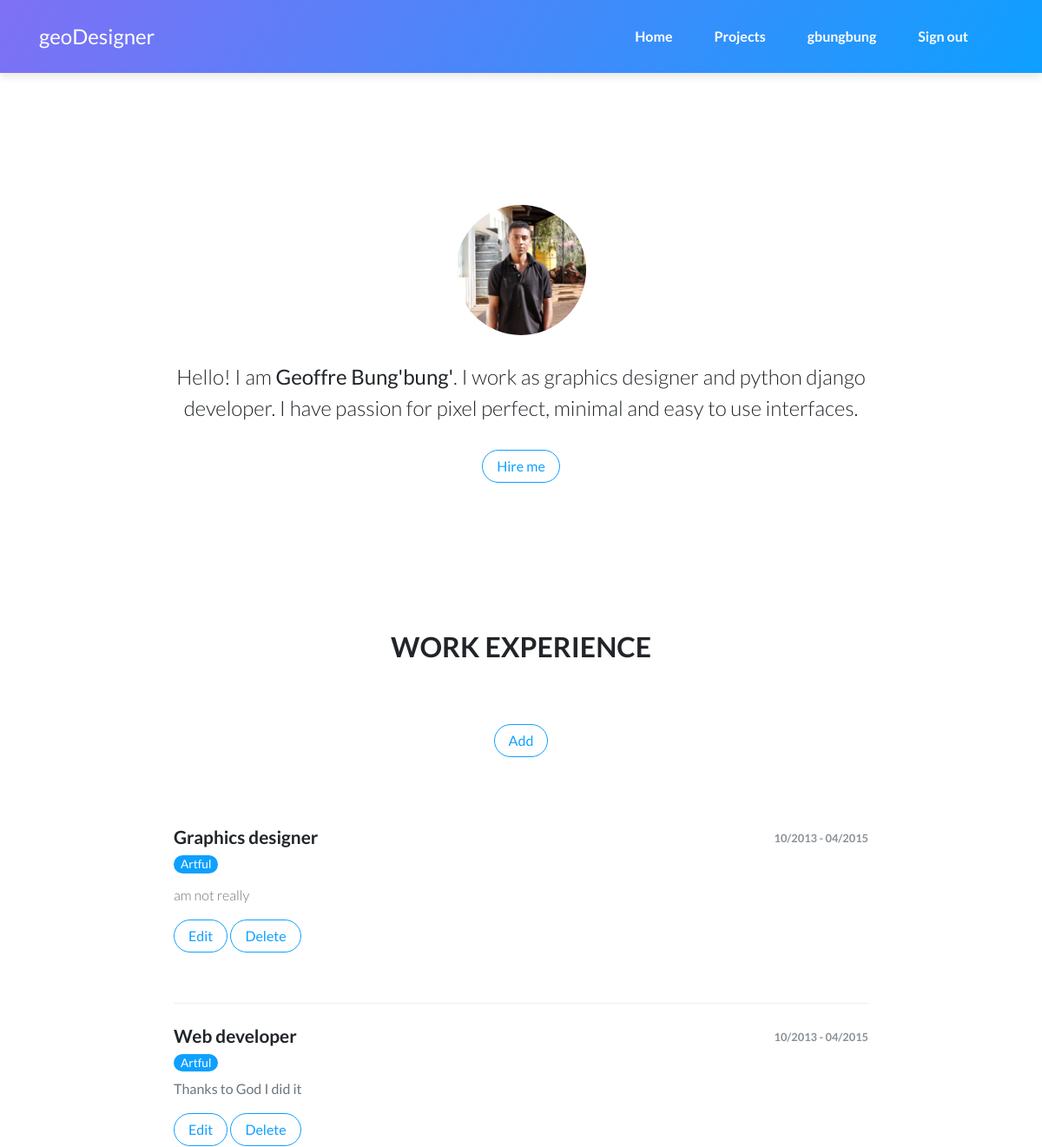
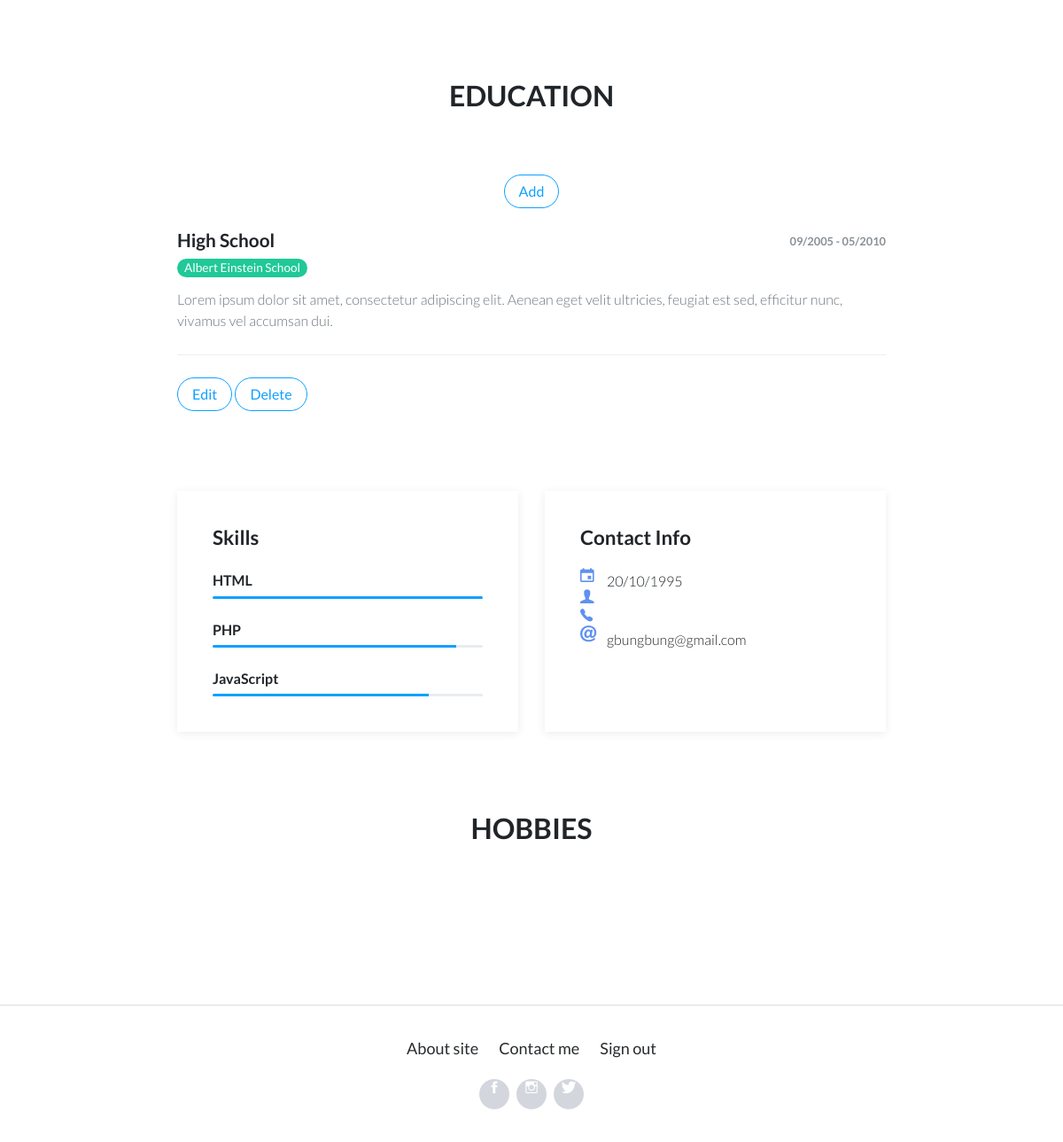
The app's page /resume/ (signed in) with its own data (2 pictures, top to bottom).
### portfolio/models.py (models this page shows, shortened)
class Profile(models.Model):
    user = models.OneToOneField(User, on_delete=models.CASCADE)
    prof_pic = models.ImageField(upload_to='user_directory_path')
    bio = models.TextField(max_length=500)
    hobbies = models.TextField()
    phone_number = models.CharField(max_length= 50)

class Cv(models.Model):
    title = models.CharField(max_length=50)
    organisation= models.CharField(max_length=50)
    description = models.TextField()
    period = models.DateField()

### portfolio/views.py (the view)
# urls.py: path('resume/', views.Resume.as_view(), name= 'resume'),
class Resume(View):
    model = Cv
    form_class = CvForm
    template_name = 'resume.html'
    def get(self, request, *args, **kwargs):
        details = Profile.objects.all().filter(user_id=2)
        cvs = Cv.objects.all()
        return render(request, self.template_name, {'title':'Resume', 'details':details, 'cvs':cvs})

### portfolio/templates/resume.html (shortened to what this page needs)
﻿{% extends "layout.html" %}
{% load staticfiles %}
{% block content %}
    <main class="page cv-page">
        {% include 'resumeup.html' %}
        <section class="portfolio-block cv">
            <div class="container">
                <div class="work-experience group">
                    <div class="heading">
                        {% if user.is_authenticated %}
                        <h2 class="text-center" align="left">Work Experience</h2>
                        <a class="btn btn-outline-primary"  role="button" href="{% url 'portfolio:resumeadd' %}">Add</a>
                        {% else %}
                        <h2 class="text-center">Work Experience</h2>
                        {% endif %}
                    </div>
                    <div class="item">
                        {% for data in cvs %}
                        <div class="row">
                            <div class="col-md-6">
                                <h3>{{ data.title }}</h3>
                                <h4 class="organization">{{ data.organisation }}</h4>
                            </div>
                            <div class="col-md-6"><span class="period">10/2013 - 04/2015</span></div>
                        </div>
                        <p class="text-muted">{{ data.description }}</p>
                        {% if user.is_authenticated %}
                        <div class="mb-5">
                        <a class="btn btn-outline-primary" align="left" role="button" href="{% url 'portfolio:resumeedit' id=resume_id %}">Edit</a>
                        <a class="btn btn-outline-primary" align="right" role="button" href="{% url 'portfolio:hire' %}">Delete</a>
                        </div>
                        {% endif %}
                    </div>
                    {% endfor %}
                </div>
                <div class="education group">
                    <div class="heading mb-4">
                        {% if user.is_authenticated %}
                        <h2 class="text-center" align="left">Education</h2>
                        <a class="btn btn-outline-primary"  role="button" href="{% url 'portfolio:hire' %}">Add</a>
                        {% else %}
                        <h2 class="text-center">Education</h2>
                        {% endif %}
                    </div>
                    <div class="item mt-2">
                        <div class="row">
                            <div class="col-md-6">
                                <h3>High School</h3>
                                <h4 class="organization">Albert Einstein School</h4>
                            </div>
                            <div class="col-6"><span class="period">09/2005 - 05/2010</span></div>
                        </div>
                        <p class="text-muted">Lorem ipsum dolor sit amet, consectetur adipiscing elit. Aenean eget velit ultricies, feugiat est sed, efficitur nunc, vivamus vel accumsan dui.</p>
                    </div>
                    {% if user.is_authenticated %}
                    <div class="mb-5">
                    <a class="btn btn-outline-primary" align="left" role="button" href="{% url 'portfolio:hire' %}">Edit</a>
                    <a class="btn btn-outline-primary" align="right" role="button" href="{% url 'portfolio:hire' %}">Delete</a>
                    </div>
                    {% endif %}
                </div>
                <div class="group">
                    <div class="row">
                        <div class="col-md-6">
                            <div class="skills portfolio-info-card">
                                <h2>Skills</h2>
                                <h3>HTML</h3>
                                <div class="progress">
                                    <div class="progress-bar" aria-valuenow="100" aria-valuemin="0" aria-valuemax="100" style="width: 100%;"><span class="sr-only">100%</span></div>
                                </div>
                                <h3>PHP</h3>
                                <div class="progress">
                                    <div class="progress-bar" aria-valuenow="90" aria-valuemin="0" aria-valuemax="100" style="width: 90%;"><span class="sr-only">90%</span></div>
                                </div>
                                <h3>JavaScript</h3>
                                <div class="progress">
                                    <div class="progress-bar" aria-valuenow="80" aria-valuemin="0" aria-valuemax="100" style="width: 80%;"><span class="sr-only">80%</span></div>
                                </div>
                            </div>
                        </div>
                        <div class="col-md-6">
                            <div class="contact-info portfolio-info-card">
                                <h2>Contact Info</h2>
                                <div class="row">
                                    <div class="col-1"><i class="icon ion-android-calendar icon"></i></div>
                                    <div class="col-9"><span>20/10/1995</span></div>
                                </div>
                                <div class="row">
                                    <div class="col-1"><i class="icon ion-person icon"></i></div>
                                    <div class="col-9"></div>
                                </div>
                                <div class="row">
                                    <div class="col-1"><i class="icon ion-ios-telephone icon"></i></div>
                                    <div class="col-9"></div>
                                </div>
                                <div class="row">
                                    <div class="col-1"><i class="icon ion-at icon"></i></div>
                                    <div class="col-9"><span>{{ user.email }}</span></div>
                                </div>
                            </div>
                        </div>
                    </div>
                </div>
                <div class="hobbies group">
                    <div class="heading">
                        <h2 class="text-center">Hobbies</h2>
                    </div>
                </div>
        </section>
    </main>
{% endblock content %}

### portfolio/templates/layout.html (shortened to what this page needs)
﻿<!DOCTYPE html>
<html>
<head>
    {% load staticfiles %}
    <link rel="stylesheet" href="{% static '/bootstrap/css/bootstrap.min.css' %}">
    <link rel="stylesheet" href="{% static '/fonts/ionicons.min.css' %}">
    <link rel="stylesheet" href="https://cdnjs.cloudflare.com/ajax/libs/pikaday/1.6.1/css/pikaday.min.css">
</head>
<body>
    <nav class="navbar navbar-dark navbar-expand-lg fixed-top bg-white portfolio-navbar gradient">
        <div class="container"><a class="navbar-brand logo" href="/">geoDesigner</a>
            <div class="collapse navbar-collapse"
                id="navbarNav">
                <ul class="nav navbar-nav ml-auto">
                    <li class="nav-item" role="presentation"><a class="nav-link active" href="/">Home</a></li>
                    <li class="nav-item" role="presentation"><a class="nav-link" href="{% url 'portfolio:art' %}">Projects</a></li>
                    {% if request.user.is_authenticated %}
                    <li class="nav-item" role="presentation"><a class="nav-link" href="{% url 'portfolio:resume' %}">{{ user.username }}</a></li>
                    <li class="nav-item" role="presentation"><a class="nav-link" href="{% url 'portfolio:logout' %}">Sign out</a></li>
                    {% else %}
                    <li class="nav-item" role="presentation"><a class="nav-link" href="{% url 'portfolio:resume' %}">Resume</a></li>
                    <li class="nav-item" role="presentation"><a class="nav-link" href="{% url 'portfolio:hire' %}">Hire me</a></li>
                    {% endif %}
                </ul>
            </div>
        </div>
    </nav>
{% block content %}{% endblock %}
    <footer class="page-footer">
        <div class="container">
            <div class="links">
                <a href="#">About site</a>
                <a href="#">Contact me</a>
                {% if user.is_authenticated %}
                <a href="{% url 'portfolio:logout' %}">Sign out</a>
                {% else %}
                <a href="{% url 'portfolio:signin' %}">Staff</a>
                {% endif %}
            </div>
            <div class="social-icons"><a href="#"><i class="icon ion-social-facebook"></i></a><a href="#"><i class="icon ion-social-instagram-outline"></i></a><a href="#"><i class="icon ion-social-twitter"></i></a></div>
        </div>
    </footer>
</body>
</html>

### portfolio/templates/resumeup.html
﻿{% load staticfiles %}
{% block content %}
{% for details in details %}
<section class="portfolio-block block-intro">
    <div class="container">
        <div class="avatar" style="background-image:url(&quot;{% static '/img/avatars/avatar.jpg' %}&quot;);"></div>
        <div class="about-me">
            <p>Hello! I am <strong>{{ details.user.first_name}} {{ details.user.last_name }}</strong>. I work as graphics designer and python django developer. I have passion for pixel perfect, minimal and easy to use interfaces.</p>
            <a class="btn btn-outline-primary" role="button" href="{% url 'portfolio:hire' %}">Hire me</a>
        </div>
    </div>
</section>
{% endfor %}
{% endblock content %}

### records on screen
Profile: user.first_name "Geoffre", user.last_name "Bung'bung'"
Cv: title "Graphics designer", organisation "Artful", description "am not really"
Cv: title "Web developer", organisation "Artful", description "Thanks to God I did it"

### other values on screen
{{ user.username }} "gbungbung"
{{ user.email }} "gbungbung@gmail.com"
